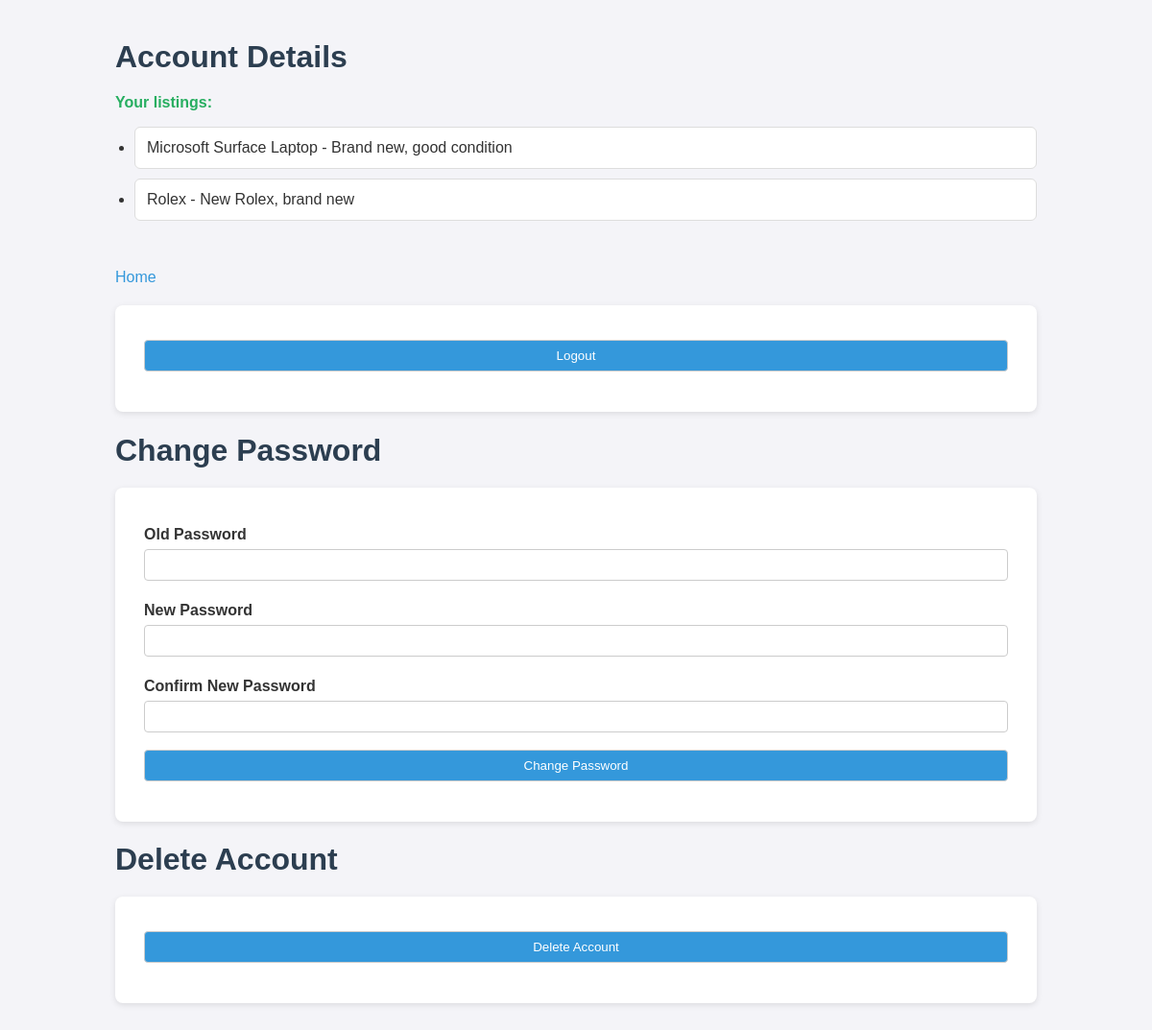
Page /account (signed in) on the committed database.
### models.py (models this page shows)
class Listing(db.Model):
    id = db.Column(db.Integer, primary_key=True)
    name = db.Column(db.String(150), nullable=False)
    description = db.Column(db.String(500), nullable=False)
    price = db.Column(db.Float, nullable=False)
    image_url = db.Column(db.String(500), nullable=False)
    username = db.Column(db.String(150), db.ForeignKey('user.username'))
    is_sold = db.Column(db.Boolean, default=False)
    buyer_username = db.Column(db.String(150), db.ForeignKey('user.username'), nullable=True)

### blueprints/account.py (the view, shortened to what this page needs)
@account_bp.route('/account', methods=['GET', 'POST'])
def account():
    form = changePasswordForm()
    logout_form = logoutForm()
    delete_account = DeleteAccountForm()
    if not session.get('username'):
        return redirect(url_for('auth.login'))
    user_listings = Listing.query.filter_by(username=session['username']).all()
    return render_template('account.html', user_listings=user_listings, form=form, logout_form=logout_form, delete_account=delete_account)

### forms.py
class changePasswordForm(FlaskForm):
    old_password = PasswordField('Old Password', validators=[DataRequired()])
    new_password = PasswordField('New Password', validators=[DataRequired()])
    confirm_password = PasswordField('Confirm New Password', validators=[DataRequired(), EqualTo('new_password', message="Passwords must match")])
    submit = SubmitField('Change Password')

class logoutForm(FlaskForm):
    logoutSubmit = SubmitField('Logout')

### templates/account.html (shortened to what this page needs)
<!DOCTYPE html>
<html lang="en">
<head>
    <link rel="stylesheet" href="{{ url_for('static', filename='css/account.css') }}">
</head>
<body>
    <div class="container">
        <h1>Account Details</h1>
        <p>Your listings:</p>
        <ul>
            {% for listing in user_listings %}
            <li>{{ listing.name }} - {{ listing.description }}</li>
            {% endfor %}
        </ul>
        <a href="/home">Home</a>
        <form method="POST" action="/logout">
            {{ logout_form.logoutSubmit() }}
        </form>
        <h1>Change Password</h1>
        <form method="POST" action="{{ url_for('auth.change_password') }}">
            <label for="old_password">{{ form.old_password.label }}</label>
            {{ form.old_password(size=32) }}<br>
            <label for="new_password">{{ form.new_password.label }}</label>
            {{ form.new_password(size=32) }}<br>
            <label for="confirm_password">{{ form.confirm_password.label }}</label>
            {{ form.confirm_password(size=32) }}<br>
            {{ form.submit() }}
        </form>
        <h1>Delete Account</h1>
        <form method="POST" action="{{ url_for('auth.delete_account') }}" onsubmit="return confirmDeletion()">
            {{ delete_account.submit() }}
        </form>
    </div>
</body>
</html>

### static/css/account.css (style rules this page uses)
*, *::before, *::after { box-sizing: border-box; }
.container { max-width: 1000px; margin: 0 auto; padding: 20px; }
body { font-family: Arial, sans-serif; background-color: #f4f4f8; color: #333; margin: 0; padding: 0; }
h1 { color: #2c3e50; margin-bottom: 20px; }
ul { padding-left: 20px; margin-bottom: 30px; }
ul li { background: #fff; border: 1px solid #ddd; padding: 12px; margin-bottom: 10px; border-radius: 6px; }
form { background: #fff; padding: 30px; margin: 20px 0; border-radius: 8px; box-shadow: 0 2px 6px rgba(0, 0, 0, 0.1); width: 100%; }
label { display: block; font-weight: bold; margin-top: 10px; }
input[type="text"], input[type="password"], input[type="submit"] { width: 100%; padding: 8px; margin-top: 6px; margin-bottom: 12px; border: 1px solid #ccc; border-radius: 4px; }
input[type="submit"] { background-color: #3498db; color: white; cursor: pointer; transition: background 0.2s ease; }
.flash-message, p { color: #27ae60; font-weight: bold; margin-top: 10px; }
a { display: inline-block; margin-top: 20px; color: #3498db; text-decoration: none; }

### rows in the picture
Listing: name "Microsoft Surface Laptop", description "Brand new, good condition"
Listing: name "Rolex", description "New Rolex, brand new"
